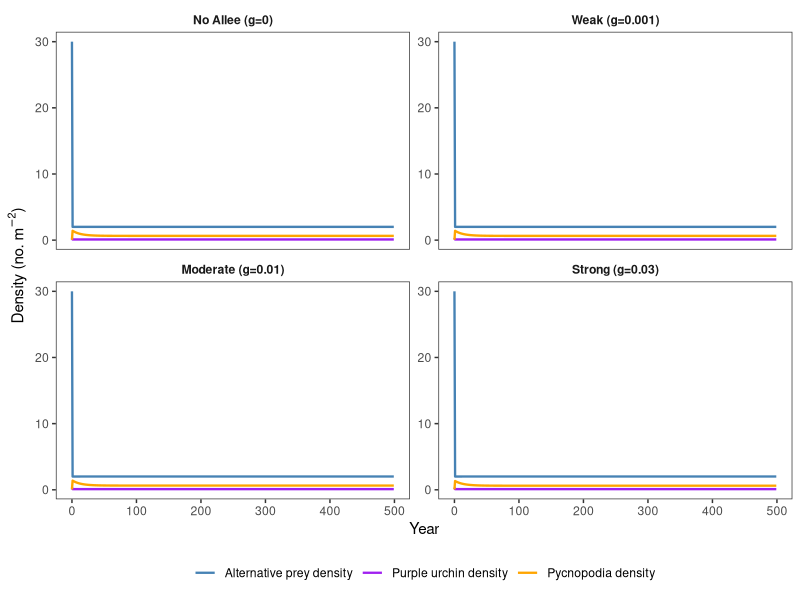

Write R code to recreate this figure.
## ---- chunk 1
knitr::opts_chunk$set(echo = TRUE)
## ---- chunk 2
library(deSolve)
library(dplyr)
library(ggplot2)
library(tidyr)

diffyq <- function(t, N, pars) {
  S  <- max(N[1], 0)   # Pycnopodia
  U  <- max(N[2], 0)   # Purple urchin
  O  <- max(N[3], 0)   # Alternative prey

  denom <- 1 + pars$b_u * U + pars$c_o * O

  urchin_consumption <- (pars$rho_u * pars$alpha * max(U - pars$refuge_u, 0) * S) / denom
  alt_consumption    <- (pars$rho_x * pars$alpha * max(O - pars$refuge, 0) * S) / denom

  allee_effect <- S / (S + pars$g)

  birth_S <- pars$e * (urchin_consumption + alt_consumption) * allee_effect
  death_S <- pars$d * S
  dSdt    <- birth_S - death_S

  growth_U    <- pars$rec * U * (1 - U / pars$K_U)
  predation_U <- (pars$rho_u * pars$alpha * max(U - pars$refuge_u, 0) * S) / denom
  dUdt        <- growth_U - predation_U

  growth_O    <- pars$r * O * (1 - O / pars$K_alt)
  predation_O <- (pars$rho_x * pars$alpha * max(O - pars$refuge, 0) * S) / denom
  dOdt        <- growth_O - predation_O

  return(list(c(dSdt, dUdt, dOdt)))
}

pars <- list(
  # Functional response
  alpha  = 1000,
  b_u    = 0.2,
  c_o    = 0.1,

  # Preference weights
  rho_u  = 1.0,    # high preference for urchins
  rho_x  = 0.2,    # low preference for alternative prey

  # Urchin parameters
  rec    = 1,
  K_U    = 16.65,

  # Pycnopodia parameters
  e      = 0.05,
  g      = 0.01,
  d      = 0.08,

  # Alternative prey parameters
  r      = 0.5,
  K_alt  = 30,

  # Refuge parameters
  refuge   = 2,    # alternative prey always inaccessible to predators
  refuge_u = 0.1   # urchins always inaccessible to predators
)

run_mods <- function(P0,
                     g        = 0.01,
                     d        = 0.08,
                     rec      = 1,
                     K_U      = 16.65,
                     Y0       = 0.35,
                     O0       = 30,
                     ode_fun,
                     pars,
                     n_iter   = 500,
                     interval = 1) {

  pars$g   <- g
  pars$d   <- d
  pars$K_U <- K_U
  pars$rec <- rec

  out <- ode(
    y     = c(P0, Y0, O0),
    times = seq(0, (n_iter - 1) * interval, by = interval),
    func  = ode_fun,
    parms = pars
  )

  data.frame(
    time   = out[, 1],
    pycno  = out[, 2],
    urchin = out[, 3],
    alt    = out[, 4],
    P0     = P0,
    g      = g,
    d      = d
  )
}

P0_vals <- 0.06
g_vals  <- c(0, 0.001, 0.01, 0.03)

results <- expand.grid(P0 = P0_vals, g = g_vals) %>%
  rowwise() %>%
  do(run_mods(
    P0      = .$P0,
    g       = .$g,
    ode_fun = diffyq,
    pars    = pars,
    n_iter  = 500
  )) %>%
  ungroup()

results <- results %>%
  mutate(
    g_label = factor(g, labels = c("No Allee (g=0)",
                                    "Weak (g=0.001)",
                                    "Moderate (g=0.01)",
                                    "Strong (g=0.03)"))
  )

results_long <- results %>%
  pivot_longer(cols      = c(pycno, urchin, alt),
               names_to  = "species",
               values_to = "density") %>%
  mutate(species = recode(species,
                          "pycno"  = "Pycnopodia density",
                          "urchin" = "Purple urchin density",
                          "alt"    = "Alternative prey density"))

ggplot(results_long,
       aes(x = time, y = density, colour = species)) +
  geom_line(linewidth = 0.8) +
  scale_colour_manual(
    values = c("Pycnopodia density"       = "orange",
               "Purple urchin density"    = "purple",
               "Alternative prey density" = "steelblue"),
    name = NULL
  ) +
  facet_wrap(~ g_label, scales = "free_y") +
  labs(
    x = "Year",
    y = expression(paste("Density (no. ", m^-2, ")"))
  ) +
  theme_bw() +
  theme(
    panel.grid       = element_blank(),
    legend.position  = "bottom",
    strip.background = element_blank(),
    strip.text       = element_text(face = "bold")
  )

# Extract equilibrium values (mean of last 50 time steps)
equilibrium <- results %>%
  group_by(g) %>%
  filter(time >= max(time) - 50) %>%
  summarise(
    pycno_eq  = mean(pycno),
    urchin_eq = mean(urchin),
    alt_eq    = mean(alt),
    .groups   = "drop"
  ) %>%
  mutate(
    g_label = factor(g, labels = c("No Allee (g=0)",
                                    "Weak (g=0.001)",
                                    "Moderate (g=0.01)",
                                    "Strong (g=0.03)"))
  )

print(equilibrium)
